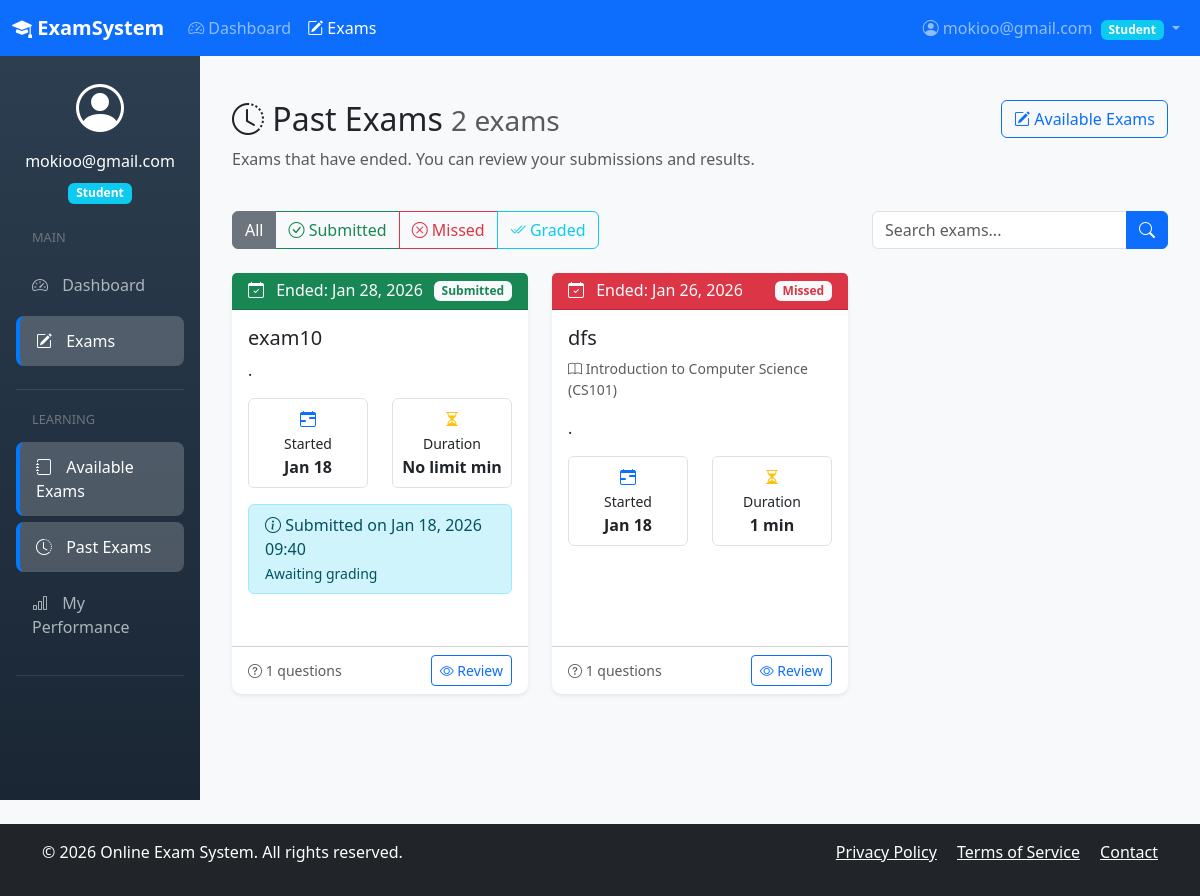
Page /exams/past-exams/ (signed in) on the earlier database version.
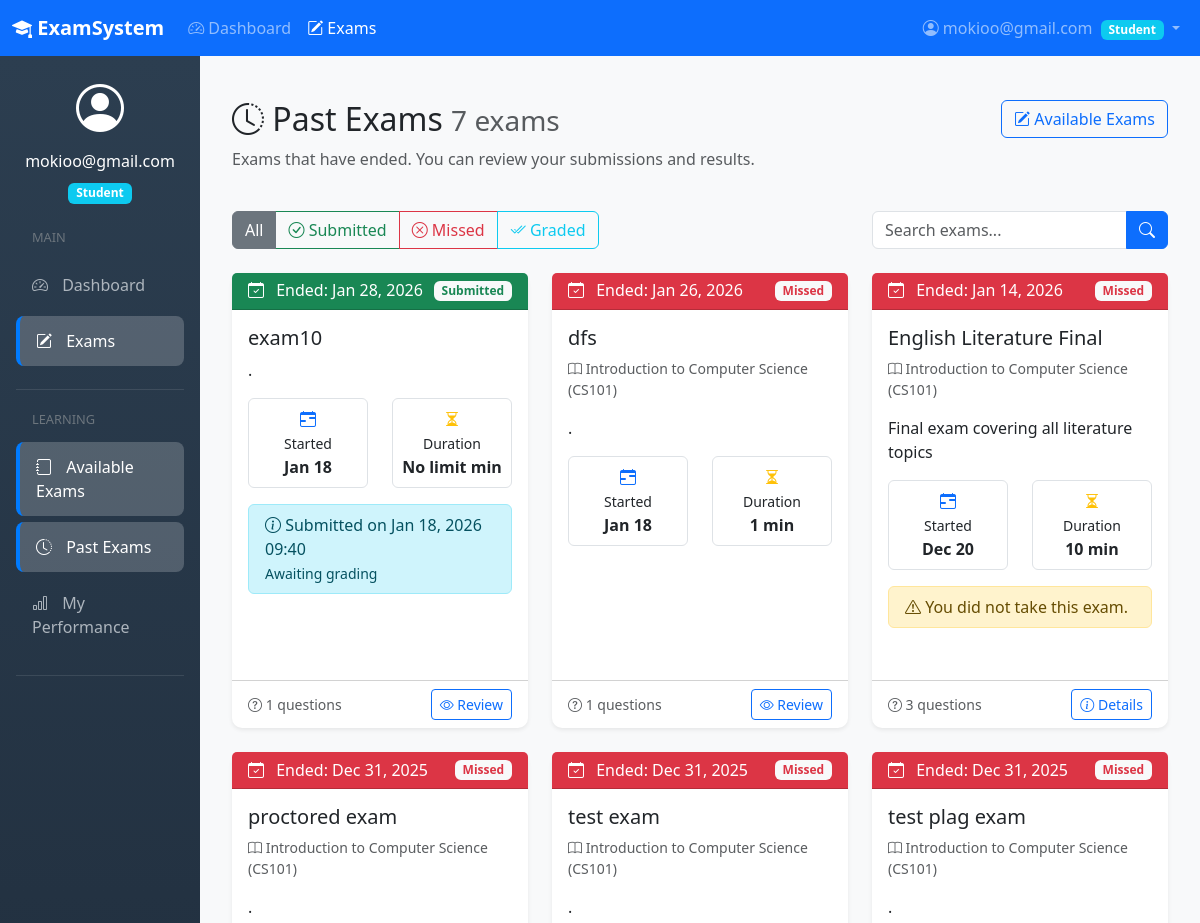
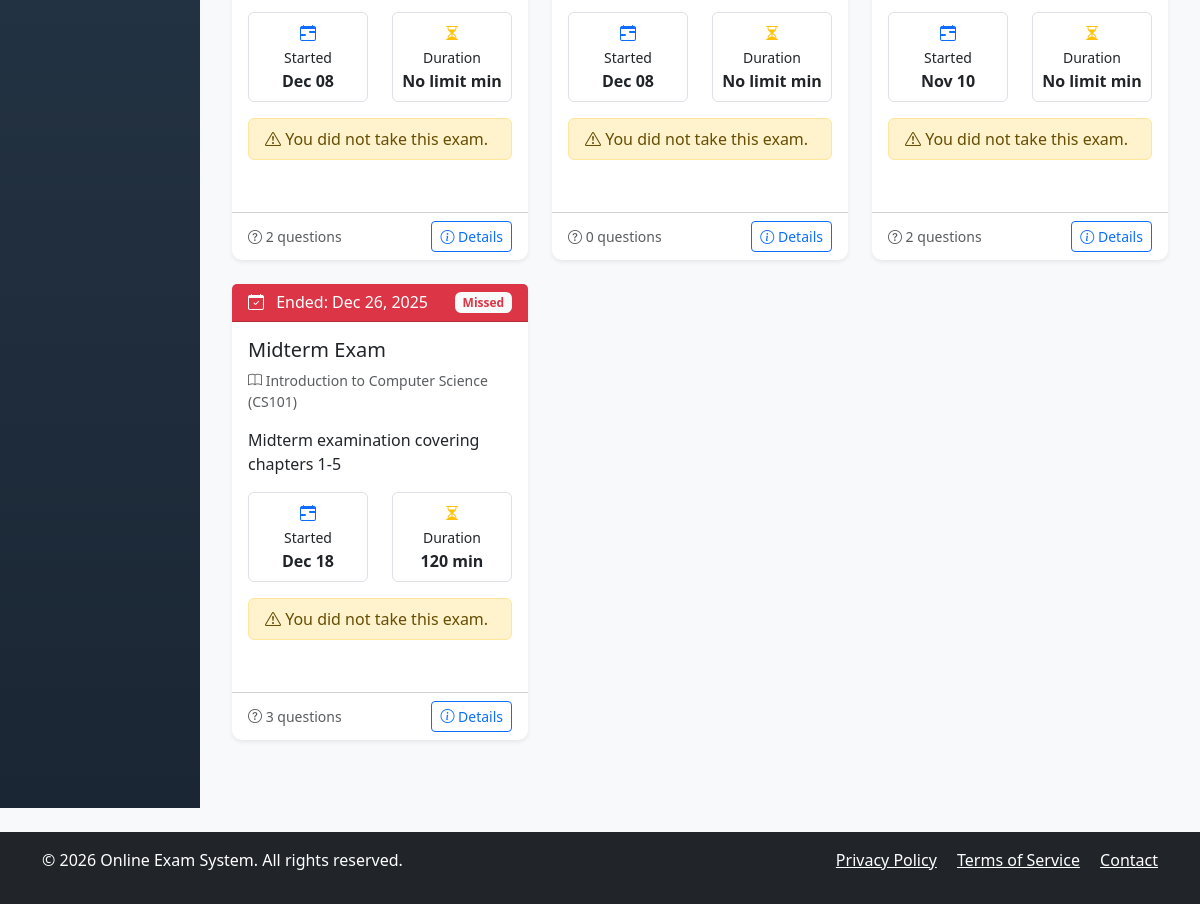
Same page on the later database version (2 pictures, top to bottom).
### apps/exams/models.py (models this page shows, shortened)
class Exam(models.Model):
    exam_id = models.UUIDField(primary_key=True, default=uuid.uuid4, editable=False)
    title = models.CharField(max_length=255)
    description = models.TextField(blank=True)
    instructor = models.ForeignKey(CustomUser, on_delete=models.CASCADE, related_name='exams_created')
    course = models.ForeignKey(Course, on_delete=models.CASCADE, null=True, blank=True)
    time_limit_minutes = models.IntegerField(null=True, blank=True)
    total_points = models.DecimalField(max_digits=10, decimal_places=2, validators=[MinValueValidator(0)])
    passing_score = models.DecimalField(max_digits=10, decimal_places=2, null=True, blank=True)
    start_date = models.DateTimeField()
    end_date = models.DateTimeField()
    is_published = models.BooleanField(default=False)
    require_secure_browser = models.BooleanField(default=False)
    enable_plagiarism_check = models.BooleanField(default=False)
    created_at = models.DateTimeField(auto_now_add=True)
    updated_at = models.DateTimeField(auto_now=True)

class Submission(models.Model):
    GRADING_STATUS = (
        ('PENDING', 'Pending'),
        ('AUTO_GRADED', 'Auto-graded'),
        ('MANUALLY_GRADED', 'Manually Graded'),
        ('PARTIALLY_GRADED', 'Partially Graded'),
    )
    submission_id = models.UUIDField(primary_key=True, default=uuid.uuid4, editable=False)
    exam = models.ForeignKey(Exam, on_delete=models.CASCADE, related_name='submissions')
    student = models.ForeignKey(CustomUser, on_delete=models.CASCADE, related_name='submissions')
    started_at = models.DateTimeField()
    submitted_at = models.DateTimeField(null=True, blank=True)
    total_score = models.DecimalField(max_digits=10, decimal_places=2, null=True, blank=True)
    is_graded = models.BooleanField(default=False)
    grading_status = models.CharField(max_length=20, choices=GRADING_STATUS, default='PENDING')
    created_at = models.DateTimeField(auto_now_add=True)
    class Meta:
        unique_together = ('exam', 'student')

class Course(models.Model):
    course_id = models.UUIDField(primary_key=True, default=uuid.uuid4, editable=False)
    title = models.CharField(max_length=255)
    code = models.CharField(max_length=50, unique=True)
    description = models.TextField(blank=True)
    instructor = models.ForeignKey(CustomUser, on_delete=models.CASCADE, related_name='courses_taught')
    institution = models.ForeignKey(Institution, on_delete=models.CASCADE, null=True)
    created_at = models.DateTimeField(auto_now_add=True)

### apps/exams/views.py (the view)
# urls.py: path('past-exams/', views.past_exams, name='past_exams'),
@login_required
def past_exams(request):
    user = request.user
    if user.role != 'STUDENT':
        messages.error(request, 'Only students can view past exams.')
        return redirect('exams:exam_list')
    now = timezone.now()
    from django.db.models import Q
    past_exams = Exam.objects.filter(
        Q(end_date__lt=now) &  # End date has passed
        Q(is_published=True) &  # Must be published
        (
            Q(course__enrollment__student=user, course__enrollment__is_active=True) |  # Student enrolled in course
            Q(submissions__student=user)  # Student has a submission (even if not enrolled)
        )
    ).distinct().order_by('-end_date')
    for exam in past_exams:
        submission = Submission.objects.filter(
            exam=exam,
            student=user
        ).first()
        exam.student_submission = submission
        exam.has_submission = submission is not None
        exam.was_submitted = submission and submission.submitted_at is not None
        if submission and submission.is_graded and submission.total_score:
            exam.score = submission.total_score
            exam.percentage = (submission.total_score / exam.total_points * 100) if exam.total_points else 0
        else:
            exam.score = None
            exam.percentage = None
    filter_type = request.GET.get('filter', 'all')
    if filter_type == 'submitted':
        past_exams = [e for e in past_exams if e.was_submitted]
    elif filter_type == 'missed':
        past_exams = [e for e in past_exams if not e.was_submitted]
    elif filter_type == 'graded':
        past_exams = [e for e in past_exams if e.student_submission and e.student_submission.is_graded]
    search_query = request.GET.get('search', '')
    if search_query:
        past_exams = [e for e in past_exams if
                     search_query.lower() in e.title.lower() or
                     (e.course and search_query.lower() in e.course.title.lower())]
    context = {
        'past_exams': past_exams,
        'total_exams': len(past_exams),
        'filter_type': filter_type,
        'search_query': search_query,
        'now': now,
    }
    return render(request, 'exams/past_exams.html', context)

### apps/core/context_processors.py (called while the page is built)
def notification_counts(request):
    if request.user.is_authenticated:
        if request.user.role in ['INSTRUCTOR', 'ADMIN']:
            flagged_count = ProctoringSession.objects.filter(
                submission__exam__instructor=request.user,
                status='FLAGGED'
            ).count()
            pending_count = Submission.objects.filter(
                exam__instructor=request.user,
                is_graded=False,
                submitted_at__isnull=False
            ).count()
            return {
                'flagged_sessions_count': flagged_count,
                'grading_pending_count': pending_count
            }
    return {}

### templates/exams/past_exams.html (shortened to what the changed rows need)
{% extends 'base.html' %}
{% load static %}
{% block content %}
<div class="container-fluid py-4">
    <div class="row mb-4">
        <div class="col-md-8">
            <h2>
                <i class="bi bi-clock-history"></i> Past Exams
                <small class="text-muted">{{ total_exams }} exam{{ total_exams|pluralize }}</small>
            </h2>
        </div>
    </div>
    {% if past_exams %}
    <div class="row">
        {% for exam in past_exams %}
        <div class="col-md-6 col-lg-4 mb-4">
            <div class="card h-100 shadow-sm {% if exam.was_submitted %}border-success{% else %}border-danger{% endif %}">
                <div class="card-header {% if exam.was_submitted %}bg-success{% else %}bg-danger{% endif %} text-white d-flex justify-content-between align-items-center">
                    <h6 class="mb-0">
                        <i class="bi bi-calendar-check me-2"></i>
                        Ended: {{ exam.end_date|date:"M d, Y" }}
                    </h6>
                    {% if exam.was_submitted %}
                    <span class="badge bg-light text-success">Submitted</span>
                    {% else %}
                    <span class="badge bg-light text-danger">Missed</span>
                    {% endif %}
                </div>
                <div class="card-body">
                    <h5 class="card-title">{{ exam.title }}</h5>
                    {% if exam.course %}
                    <p class="text-muted small">
                        <i class="bi bi-book"></i> {{ exam.course.title }} ({{ exam.course.code }})
                    </p>
                    {% endif %}
                    <p class="card-text">{{ exam.description|truncatewords:20|default:"No description available." }}</p>
                    <div class="row mt-3 mb-3">
                        <div class="col-6">
                            <div class="border rounded p-2 text-center">
                                <i class="bi bi-calendar-range text-primary"></i>
                                <div><small>Started</small></div>
                                <strong>{{ exam.start_date|date:"M d" }}</strong>
                            </div>
                        </div>
                        <div class="col-6">
                            <div class="border rounded p-2 text-center">
                                <i class="bi bi-hourglass-split text-warning"></i>
                                <div><small>Duration</small></div>
                                <strong>{{ exam.time_limit_minutes|default:"No limit" }} min</strong>
                            </div>
                        </div>
                    </div>
                    {% if exam.student_submission %}
                        {% if exam.student_submission.is_graded and exam.score %}
                        <div class="alert alert-success py-2">
                            <div class="d-flex justify-content-between align-items-center">
                                <span><i class="bi bi-trophy"></i> Your Score:</span>
                                <strong>{{ exam.score|floatformat:1 }}/{{ exam.total_points|floatformat:0 }}</strong>
                                <span class="badge bg-success">{{ exam.percentage|floatformat:1 }}%</span>
                            </div>
                        </div>
                        {% elif exam.student_submission.submitted_at %}
                        <div class="alert alert-info py-2">
                            <i class="bi bi-info-circle"></i> Submitted on {{ exam.student_submission.submitted_at|date:"M d, Y H:i" }}
                            <br>
                            <small>Awaiting grading</small>
                        </div>
                        {% endif %}
                    {% else %}
                        <div class="alert alert-warning py-2">
                            <i class="bi bi-exclamation-triangle"></i> You did not take this exam.
                        </div>
                    {% endif %}
                </div>
                <div class="card-footer bg-transparent">
                    <div class="d-flex justify-content-between align-items-center">
                        <small class="text-muted">
                            <i class="bi bi-question-circle"></i> {{ exam.questions.count }} questions
                        </small>
                        <a href="{% url 'exams:exam_detail' exam.exam_id %}"
                           class="btn btn-sm btn-outline-primary">
                            {% if exam.student_submission %}
                                <i class="bi bi-eye"></i> Review
                            {% else %}
                                <i class="bi bi-info-circle"></i> Details
                            {% endif %}
                        </a>
                    </div>
                </div>
            </div>
        </div>
        {% endfor %}
    </div>
    {% endif %}
</div>
{% endblock %}

Differences in the rows shown:
now on this page (row edited): Exam: end_date "Jan 14, 2026", shows "Missed", title "English Literature Final", course "Introduction to Computer Science", course.code "CS101", description "Final exam covering all literature topics", start_date "Dec 20", time_limit_minutes "10", shows "You did not take this exam.", questions.count "3", shows "Details"
now on this page (row unchanged): Exam: end_date "Dec 31, 2025", shows "Missed", title "proctored exam", course "Introduction to Computer Science", course.code "CS101", description ".", start_date "Dec 08", time_limit_minutes "No limit", shows "You did not take this exam.", questions.count "2", shows "Details"
now on this page (row unchanged): Exam: end_date "Dec 31, 2025", shows "Missed", title "test exam", course "Introduction to Computer Science", course.code "CS101", description ".", start_date "Dec 08", time_limit_minutes "No limit", shows "You did not take this exam.", questions.count "0", shows "Details"
now on this page (row unchanged): Exam: end_date "Dec 31, 2025", shows "Missed", title "test plag exam", course "Introduction to Computer Science", course.code "CS101", description ".", start_date "Nov 10", time_limit_minutes "No limit", shows "You did not take this exam.", questions.count "2", shows "Details"
now on this page (row unchanged): Exam: end_date "Dec 26, 2025", shows "Missed", title "Midterm Exam", course "Introduction to Computer Science", course.code "CS101", description "Midterm examination covering chapters 1-5", start_date "Dec 18", time_limit_minutes "120", shows "You did not take this exam.", questions.count "3", shows "Details"
Other differences:
{{ total_exams }}: "2" → "7"
